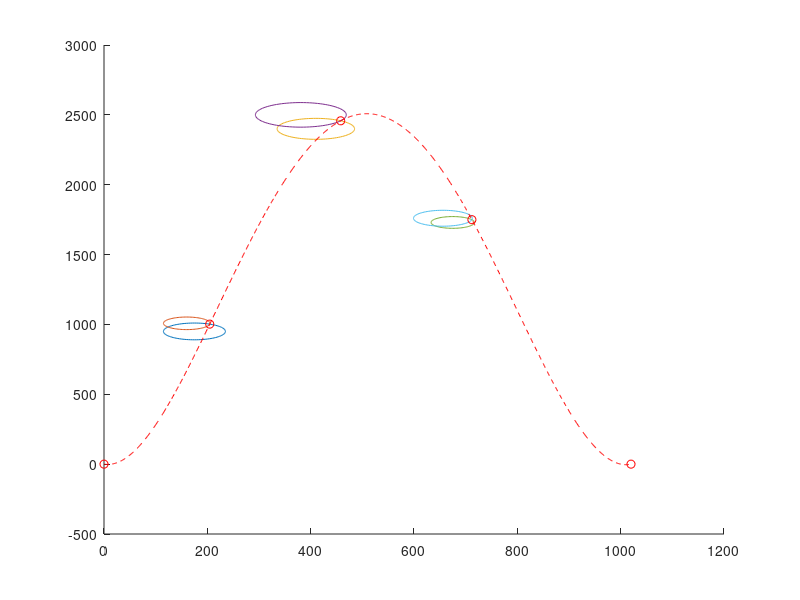

The MATLAB source for this figure:
clear;
% Matris med alla givna värden, en rad per punkt
% X_a Y_a X_b Y_b L_a L_b
AB = [175 950 160 1008 60 45; 410 2400 381 2500 75 88; 675 1730 656 1760 42 57];

% Matris med punkterna, en rad per punkt
% X Y iter
P = zeros(5,3);
P(5, 1) = 1020;

% Funktionerna i en matris
f = @(x, y, i) [(x-AB(i,1))^2 + (y-AB(i,2))^2 - AB(i,5)^2; (x-AB(i,3))^2 + (y-AB(i,4))^2 - AB(i,6)^2];

% Jacobianen i en matris (derivera varje funkton med avseende på varje
% variabel)
J = @(x, y, i) [2*(x-AB(i,1)) 2*(y-AB(i,2)); 2*(x-AB(i,3)) 2*(y-AB(i,4))];

% Loop som ritar ut cirklarna för att hitta lämpliga gissningar
for i = 1:3
    hold on
    %axis equal
    th = 0:pi/50:2*pi;
    xunitA = AB(i,5) * cos(th) + AB(i,1);
    yunitA = AB(i,5) * sin(th) + AB(i,2);
    xunitB = AB(i,6) * cos(th) + AB(i,3);
    yunitB = AB(i,6) * sin(th) + AB(i,4);
    plot(xunitA, yunitA);
    plot(xunitB, yunitB);
    %hold off
end

% Stargissningar från grafen
xstart = [205 458 712];
ystart = [1002 2457 1749];

% Vald tolerans
tol = 1e-10;

% Loop för de tre punkterna
for i = 1:3
    iter = 0;
    x = xstart(i);
    y = ystart(i);
    hnorm = 1;
    % Newtons metod
    % h = -J\f
    while abs(hnorm) > tol
        h = -J(x,y,i)\f(x,y,i);
        x = x + h(1); y = y + h(2);
        hnorm = norm(h);
        iter = iter + 1;
    end
    % Samlar svaren i punktmatrisen (P)
    P(i+1,1) = x;
    P(i+1,2) = y;
    P(i+1,3) = iter;
end

% Fjärdegradspolynom
p4 = @(c, x) c(1) + c(2)*x + c(3)*x.^2 + c(4)*x.^3 + c(5)*x.^4;

% Alla koordinater från punktmatristen (P)
x = P(1:end, 1);
y = P(1:end, 2);

% Matrisen för vad varje x-värde blir upphöjt i 0, 1, ..., 4
A = [ones((size(x))), x, x.^2, x.^3, x.^4];
% A*c=y, Vilka c-värden uppfyller detta?
c = A\y;

% Ett spann av x-värden för att rita polynomet
xv = P(1,1):1:P(5,1);
% Spannet av y-värden från varje värde i x-spannet i polynomet, p4(xv)
yv = p4(c, xv);

% Printar punktmatrisen (P)
P

% Plottar polynomet
%figure;
plot(xv, yv, "r--");
hold on
% Plottar punkterna
plot(x, y, "ro");
hold off